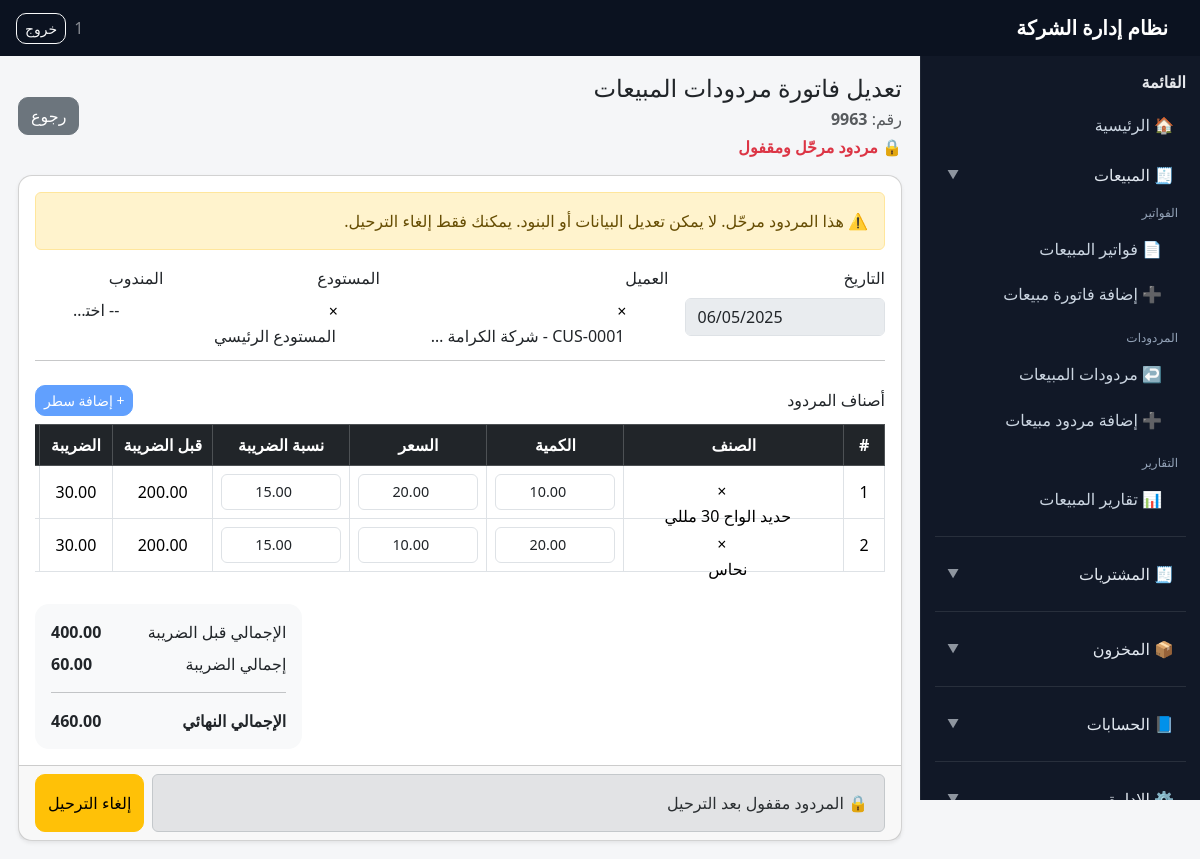
Page /app/sales/returns/5/edit/ (signed in) on the committed database.
### sales/models.py (models this page shows, shortened)
class SalesReturn(models.Model):
    number = models.CharField(max_length=20, unique=True, null=True, blank=True)
    date = models.DateField()
    customer = models.ForeignKey('sales.Customer', on_delete=models.CASCADE)
    warehouse = models.ForeignKey('inventory.Warehouse', on_delete=models.CASCADE)
    sales_rep = models.ForeignKey('sales.SalesRepresentative', on_delete=models.SET_NULL, null=True, blank=True)
    original_invoice = models.ForeignKey('sales.SalesInvoice', on_delete=models.SET_NULL, null=True, blank=True)
    journal_entry = models.OneToOneField('accounts.JournalEntry', null=True, blank=True, on_delete=models.SET_NULL)
    is_posted = models.BooleanField(default=False)
    total_before_tax_value = models.DecimalField(max_digits=12, decimal_places=2, default=Decimal("0.00"))
    total_tax_value = models.DecimalField(max_digits=12, decimal_places=2, default=Decimal("0.00"))
    total_with_tax_value = models.DecimalField(max_digits=12, decimal_places=2, default=Decimal("0.00"))
    class Meta:
        verbose_name = "فاتورة مردودات مبيعات"
        verbose_name_plural = "فاتورة مردودات مبيعات"

class SalesReturnItem(models.Model):
    sales_return = models.ForeignKey(SalesReturn, related_name="details", on_delete=models.CASCADE)
    product = models.ForeignKey(Product, on_delete=models.CASCADE)
    quantity = models.DecimalField(max_digits=10, decimal_places=2, null=True, blank=True)
    price = models.DecimalField(max_digits=10, decimal_places=2, null=True, blank=True)
    tax_rate = models.DecimalField(max_digits=5, decimal_places=2, default=Decimal("15.00"))
    total_before_tax = models.DecimalField(max_digits=12, decimal_places=2, default=Decimal("0.00"))
    tax_amount = models.DecimalField(max_digits=12, decimal_places=2, default=Decimal("0.00"))
    total_with_tax = models.DecimalField(max_digits=12, decimal_places=2, default=Decimal("0.00"))

### portal/views.py (the view, shortened to what this page needs)
# urls.py: path("app/sales/returns/<int:pk>/edit/", views.app_sales_return_edit, name="app_sales_return_edit"),
@staff_member_required
def app_sales_return_edit(request, pk):
    return_obj = get_object_or_404(SalesReturn, pk=pk)
    customers = Customer.objects.all().order_by("name")
    warehouses = Warehouse.objects.all().order_by("name")
    products = Product.objects.all().order_by("name")
    reps = SalesRepresentative.objects.all().order_by("name")
    if request.method == "POST" and return_obj.is_posted:
        action = request.POST.get("action")
        if action != "unpost":
            messages.error(request, "⚠️ لا يمكن تعديل مردود مرحّل.")
            return redirect("app_sales_return_edit", pk=pk)
    locked = return_obj.is_posted
    return render(request, "portal/sales_return_form.html", {
        "return_obj": return_obj,
        "items": return_obj.details.select_related("product").all(),
        "customers": customers,
        "warehouses": warehouses,
        "products": products,
        "reps": reps,
        "locked": locked,
    })

### portal/templates/portal/sales_return_form.html (shortened to what this page needs)
{% extends "portal/base_app.html" %}
{% load static %}
{% block content %}
<div class="d-flex justify-content-between align-items-center mb-3">
  <div>
    <h4 class="mb-1">
      {% if return_obj %}تعديل فاتورة مردودات المبيعات{% else %}فاتورة مردودات مبيعات جديدة{% endif %}
    </h4>
    {% if return_obj %}
      <div class="text-muted">رقم: <strong>{{ return_obj.number }}</strong></div>
      {% if locked %}
        <div class="text-danger fw-bold mt-1">🔒 مردود مرحّل ومقفول</div>
      {% endif %}
    {% endif %}
  </div>
  <div class="d-flex gap-2">
    <a class="btn btn-secondary" href="{% url 'app_sales_return_list' %}">رجوع</a>
  </div>
</div>
<form method="post" class="card shadow-sm">
  <div class="card-body">
    {% if locked %}
      <div class="alert alert-warning">
        ⚠️ هذا المردود مرحّل. لا يمكن تعديل البيانات أو البنود. يمكنك فقط إلغاء الترحيل.
      </div>
    {% endif %}
    <div class="row g-3">
      <div class="col-md-3">
        <label class="form-label">التاريخ</label>
        <input type="date" name="date" class="form-control"
               value="{% if return_obj and return_obj.date %}{{ return_obj.date|date:'Y-m-d' }}{% endif %}"
               {% if locked %}disabled{% endif %} required>
      </div>
      <div class="col-md-4">
        <label class="form-label">العميل</label>
      </div>
      <div class="col-md-3">
        <label class="form-label">المستودع</label>
      </div>
      <div class="col-md-2">
        <label class="form-label">المندوب</label>
      </div>
    </div>
    <hr class="my-4">
    <div class="d-flex justify-content-between align-items-center mb-2">
      <h6 class="mb-0">أصناف المردود</h6>
      <button type="button" class="btn btn-primary btn-sm" id="addRowBtn" {% if locked %}disabled{% endif %}>
        + إضافة سطر
      </button>
    </div>
    <div class="table-responsive">
      <table class="table table-bordered align-middle text-center" id="itemsTable">
        <thead class="table-dark">
          <tr>
            <th style="width:48px;">#</th>
            <th>الصنف</th>
            <th style="width:110px;">الكمية</th>
            <th style="width:140px;">السعر</th>
            <th style="width:120px;">نسبة الضريبة</th>
            <th style="width:140px;">قبل الضريبة</th>
            <th style="width:140px;">الضريبة</th>
            <th style="width:150px;">الإجمالي</th>
          </tr>
        </thead>
        <tbody>
          {% if items %}
            {% for it in items %}
            <tr>
              <td class="rowIndex">{{ forloop.counter }}</td>
              <td>
              </td>
              <td>
                <input type="number" step="0.01" name="qty[]" class="form-control qty"
                       value="{% if it.quantity is not None %}{{ it.quantity|stringformat:'s' }}{% endif %}"
                       {% if locked %}readonly{% endif %} required>
              </td>
              <td>
                <input type="number" step="0.01" name="price[]" class="form-control price"
                       value="{% if it.price is not None %}{{ it.price|stringformat:'s' }}{% endif %}"
                       {% if locked %}readonly{% endif %} required>
              </td>
              <td>
                <input type="number" step="0.01" name="tax_rate[]" class="form-control taxRate"
                       value="{% if it.tax_rate is not None %}{{ it.tax_rate|stringformat:'s' }}{% else %}15.00{% endif %}"
                       {% if locked %}readonly{% endif %}>
              </td>
              <td class="subtotalCell">{{ it.total_before_tax|stringformat:'s' }}</td>
              <td class="taxCell">{{ it.tax_amount|stringformat:'s' }}</td>
              <td class="totalCell fw-bold">{{ it.total_with_tax|stringformat:'s' }}</td>
            </tr>
            {% endfor %}
          {% endif %}
        </tbody>
      </table>
    </div>
    <div class="row justify-content-end mt-3">
      <div class="col-md-4">
        <div class="card border-0 bg-light">
          <div class="card-body">
            <div class="d-flex justify-content-between mb-2">
              <span>الإجمالي قبل الضريبة</span>
              <strong id="sumSubtotal">
                {% if return_obj %}{{ return_obj.total_before_tax_value|stringformat:'s' }}{% else %}0.00{% endif %}
              </strong>
            </div>
            <div class="d-flex justify-content-between mb-2">
              <span>إجمالي الضريبة</span>
              <strong id="sumTax">
                {% if return_obj %}{{ return_obj.total_tax_value|stringformat:'s' }}{% else %}0.00{% endif %}
              </strong>
            </div>
            <hr>
            <div class="d-flex justify-content-between">
              <span class="fw-bold">الإجمالي النهائي</span>
              <span class="fw-bold" id="sumGrand">
                {% if return_obj %}{{ return_obj.total_with_tax_value|stringformat:'s' }}{% else %}0.00{% endif %}
              </span>
            </div>
          </div>
        </div>
      </div>
    </div>
  </div>
  <div class="card-footer d-flex gap-2">
    {% if not locked %}
      <button type="submit" name="action" value="save" class="btn btn-success flex-grow-1">حفظ المردود</button>
      <button type="submit" name="action" value="save_post" class="btn btn-primary">حفظ وترحيل</button>
    {% else %}
      <div class="alert alert-secondary mb-0 flex-grow-1">🔒 المردود مقفول بعد الترحيل</div>
    {% endif %}
    {% if return_obj and return_obj.is_posted %}
      <button type="submit" name="action" value="unpost" class="btn btn-warning"
              onclick="return confirm('هل أنت متأكد من إلغاء الترحيل؟ سيتم فتح المردود للتعديل.');">
        إلغاء الترحيل
      </button>
    {% endif %}
  </div>
</form>
{% endblock %}

### portal/templates/portal/base_app.html (shortened to what this page needs)
<!doctype html>
<html lang="ar" dir="rtl">
<head>
  <link href="https://cdn.jsdelivr.net/npm/bootstrap@5.3.3/dist/css/bootstrap.min.css" rel="stylesheet">
  <link href="https://cdn.jsdelivr.net/npm/select2@4.1.0-rc.0/dist/css/select2.min.css" rel="stylesheet"/>
  <link href="https://cdn.jsdelivr.net/npm/select2-bootstrap-5-theme@1.3.0/dist/select2-bootstrap-5-theme.min.css" rel="stylesheet"/>
</head>
<body>
<nav class="navbar topbar">
  <div class="container-fluid px-3">
    <span class="navbar-brand text-white mb-0">نظام إدارة الشركة</span>
    <div class="d-flex align-items-center gap-2">
      <span class="text-white-50">{{ request.user.username }}</span>
      <a href="{% url 'logout' %}" class="btn btn-outline-light btn-sm">خروج</a>
    </div>
  </div>
</nav>
<div class="app-shell">
  <aside class="sidebar">
    <div class="title">القائمة</div>
    <a class="d-block mb-2" href="{% url 'app_home' %}">🏠 الرئيسية</a>
    <button class="nav-btn" type="button"
            data-bs-toggle="collapse"
            data-bs-target="#menuSales"
            aria-expanded="true">
      <span class="label">🧾 المبيعات</span>
      <span class="chev">▼</span>
    </button>
    <div class="collapse show sub" id="menuSales">
      <div class="section mt-2">الفواتير</div>
      <a href="{% url 'app_sales_invoice_list' %}">📄 فواتير المبيعات</a>
      <a href="{% url 'app_sales_invoice_create' %}">➕ إضافة فاتورة مبيعات</a>
      <div class="section">المردودات</div>
      <a href="{% url 'app_sales_return_list' %}">↩️ مردودات المبيعات</a>
      <a href="{% url 'app_sales_return_create' %}">➕ إضافة مردود مبيعات</a>
      <div class="section">التقارير</div>
      <a href="{% url 'app_sales_reports' %}">📊 تقارير المبيعات</a>
    </div>
    <hr class="border-secondary my-3">
    {% with p=request.path %}
    <button class="nav-btn" type="button"
            data-bs-toggle="collapse"
            data-bs-target="#menuPurchases"
            aria-expanded="{% if p|slice:':14' == '/app/purchases/' %}true{% else %}false{% endif %}">
      <span class="label">🧾 المشتريات</span>
      <span class="chev">▼</span>
    </button>
    <hr class="border-secondary my-3">
    {% endwith %}
    {% with p=request.path %}
    <button class="nav-btn" type="button"
            data-bs-toggle="collapse"
            data-bs-target="#menuInventory"
            aria-expanded="{% if '/app/inventory/' in p %}true{% else %}false{% endif %}">
      <span class="label">📦 المخزون</span>
      <span class="chev">▼</span>
    </button>
    {% endwith %}
    <hr class="border-secondary my-3">
    <button class="nav-btn" type="button" data-bs-toggle="collapse" data-bs-target="#menuAccounts" aria-expanded="false">
      <span class="label">📘 الحسابات</span>
      <span class="chev">▼</span>
    </button>
    <hr class="border-secondary my-3">
    <button class="nav-btn" type="button" data-bs-toggle="collapse" data-bs-target="#menuAdmin" aria-expanded="false">
      <span class="label">⚙️ الإدارة</span>
      <span class="chev">▼</span>
    </button>
  </aside>
  <main class="flex-grow-1" style="min-width:0;">
    <div class="content">
      {% block content %}{% endblock %}
    </div>
  </main>
</div>
</body>
</html>

### portal/templates/portal/base_app.html (style rules this page uses)
:root { --sb:#111827; --sb2:#0b1220; --sbHover:#1f2937; --txt:#e5e7eb; --muted:#94a3b8; --bg:#f5f6f8; }
body { background: var(--bg); }
.app-shell { min-height: 100vh; display:flex; width:100%; }
.sidebar { width: 280px; min-width: 280px; background: var(--sb); color: var(--txt); position: sticky; top: 0; height: calc(100vh - 56px); padding: 14px; overflow:auto; border-left: 1px solid rgba(255,255,255,.06); }
.topbar { background: var(--sb2); color:#fff; height: 56px; }
.content { padding: 18px; width: 100%; min-width: 0; overflow-x: auto; }
.sidebar .title { font-weight:700; margin-bottom: 10px; }
.sidebar a { color:#cbd5e1; text-decoration:none; display:block; padding: 9px 12px; border-radius: 10px; white-space: nowrap; }
.sidebar .section { font-size:12px; color: var(--muted); margin: 14px 8px 6px; }
.sidebar .nav-btn { width:100%; text-align:right; border:0; background: transparent; color: #e2e8f0; padding: 9px 12px; border-radius: 10px; display:flex; align-items:center; justify-content: space-between; }
.sidebar .nav-btn .label { color:#e2e8f0; }
.sidebar .nav-btn .chev { opacity:.6; font-size:12px; }
.sidebar .sub a { padding-right: 24px; margin-top: 4px; color:#cbd5e1; }
.card { border-radius: 14px; }
.btn { border-radius: 10px; }
.table-responsive { overflow-x:auto; -webkit-overflow-scrolling: touch; }
table { width:100%; }
#itemsTable { table-layout: auto !important; width: 100% !important; min-width: 980px; }
#itemsTable th, #itemsTable td { vertical-align: middle; white-space: nowrap; }
#itemsTable input.form-control, #itemsTable select.form-select { display:block !important; visibility: visible !important; opacity: 1 !important; width: 100% !important; min-width: 110px; height: 36px; padding: .35rem .5rem; font-size: .9rem; }
#itemsTable .qty, #itemsTable .price, #itemsTable .taxRate { min-width: 120px !important; }
#itemsTable .rowIndex { min-width: 40px; }
input[type="number"] { direction: ltr; text-align: center; }
.navbar-brand { font-weight:700; }
#itemsTable { table-layout: fixed; }
#itemsTable th, #itemsTable td { vertical-align: middle; }
#itemsTable input, #itemsTable select { width: 100%; min-width: 90px; }
.sub a { display:block; padding:.55rem .75rem; border-radius:.5rem; text-decoration:none; }

### rows in the picture
SalesReturn: number "9963", date "06/05/2025", total_before_tax_value "400.00", total_tax_value "60.00", total_with_tax_value "460.00"
SalesReturnItem: quantity "10.00", price "20.00", tax_rate "15.00", total_before_tax "200.00", tax_amount "30.00"
SalesReturnItem: quantity "20.00", price "10.00", tax_rate "15.00", total_before_tax "200.00", tax_amount "30.00"

### other values in the picture
{{ request.user.username }} "1"
